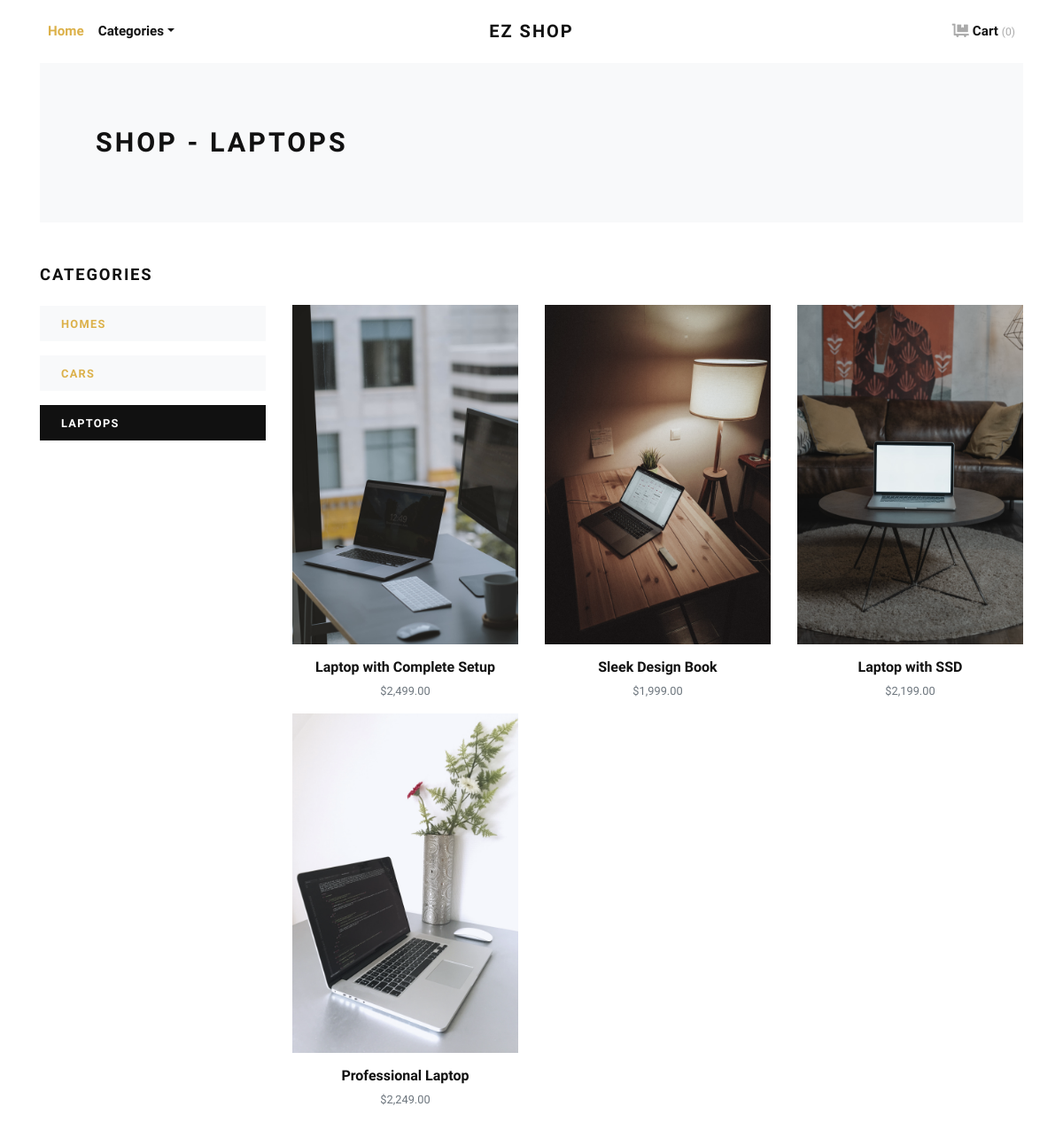
The page /laptops/ on the database its author committed.
### estore/models.py (models this page shows, shortened)
class Category(models.Model):
    title = models.CharField(max_length=50, verbose_name="Category Title")
    url_slug = models.SlugField(max_length=55, verbose_name="Category URL Slug")
    category_image = models.ImageField(upload_to='category', blank=True, null=True, verbose_name="Category Image")
    created_at = models.DateTimeField(auto_now_add=True, verbose_name="Created Date")
    class Meta:
        verbose_name_plural = 'Categories'
        ordering = ('-created_at', )

class Product(models.Model):
    title = models.CharField(max_length=150, verbose_name="Product Title")
    product_image = models.ImageField(upload_to='product', blank=True, null=True, verbose_name="Product Image")
    price = models.DecimalField(max_digits=8, decimal_places=2)
    category = models.ForeignKey(Category, verbose_name="Product Categoy", on_delete=models.CASCADE)
    created_at = models.DateTimeField(auto_now_add=True, verbose_name="Created Date")
    class Meta:
        verbose_name_plural = 'Products'
        ordering = ('-created_at', )

### estore/views.py (the view)
# urls.py: path('<slug:url_slug>/', views.category_products, name="category-products")
def category_products(request, url_slug):
    category = get_object_or_404(Category, url_slug=url_slug)
    products = Product.objects.filter(category=category)
    categories = Category.objects.all()
    context = {
        'category': category,
        'products': products,
        'categories': categories,
    }
    return render(request, 'estore/category_products.html', context)

### estore/context_helper.py (called while the page is built)
def store_menu(request):
    categories = Category.objects.filter()
    context = {
        'categories_menu': categories,
    }
    return context

def cart_menu(request):
    cart_items = Cart.objects.all()
    context = { 'cart_items': cart_items }
    return context

### estore/templates/estore/category_products.html (shortened to what this page needs)
{% extends 'estore/base.html' %}
{% load static %}
{% load humanize %}
{% block content %}
<div class="container">
  <section class="py-5 bg-light">
    <div class="container">
      <div class="row px-4 px-lg-5 py-lg-4 align-items-center">
        <div class="col-lg-6">
          <h1 class="h2 text-uppercase mb-0">Shop - {{category.title}}</h1>
        </div>
      </div>
    </div>
  </section>
  <section class="py-5">
    <div class="container p-0">
      <div class="row">
        <div class="col-lg-3 order-2 order-lg-1">
          <h5 class="text-uppercase mb-4">Categories</h5>
          {% if categories %}
          {% for cat in categories %}
          <a href="{% url 'estore:category-products' cat.url_slug %}">
            <div class="py-2 px-4 {% if category == cat %}bg-dark text-white {% else %}bg-light{% endif %} mb-3">
              <strong class="small text-uppercase font-weight-bold">{{cat.title}}</strong>
            </div>
          </a>
          {% endfor %}
          {% endif %}
        </div>
        <div class="col-lg-9 order-1 order-lg-2 mb-5 mb-lg-0">
          <div class="row" style="margin-top: 45px;">
            {% if products %}
            {% for product in products %}
            <div class="col-lg-4 col-sm-6">
              <div class="product text-center">
                <div class="mb-3 position-relative">
                  <img class="img-fluid w-100" src="{{product.product_image.url}}" alt="{{product.title}}">
                </div>
                <h6>{{product.title}}</h6>
                <p class="small text-muted">${{product.price|intcomma}}</p>
              </div>
            </div>
            {% endfor %}
            {% endif %}
          </div>
        </div>
      </div>
    </div>
  </section>
</div>
{% endblock content %}

### static/css/style.default.css (style rules this page uses)
strong { font-weight: 700; }
.product img { -webkit-filter: grayscale(40%); filter: grayscale(40%); transition: all 0.3s; }
.text-uppercase { text-transform: uppercase; letter-spacing: 0.1em; }
body { font-family: "Libre Franklin", sans-serif; font-size: 1rem; font-weight: 400; line-height: 1.5; color: #111111; background-color: #fff; }
a { color: #dcb14a; text-decoration: none; }
h1, h2, h3, h4, h5, h6, .h1, .h2, .h3, .h4, .h5, .h6 { margin-bottom: 0.5rem; font-family: inherit; font-weight: 900; line-height: 1.2; color: inherit; }
h1, .h1 { font-size: 2.2rem; }
h2, .h2 { font-size: 1.9rem; }
h5, .h5 { font-size: 1.15rem; }
h6, .h6 { font-size: 1rem; }
small, .small { font-size: 80%; font-weight: 400; }
.bg-light { background-color: #f8f9fa !important; }
.bg-dark { background-color: #111111 !important; }

### rows shown on the page
Category: title "LAPTOPS"
Category: title "HOMES"
Category: title "CARS"
Product: product_image (picture), title "Laptop with Complete Setup", price "2,499.00"
Product: product_image (picture), title "Sleek Design Book", price "1,999.00"
Product: product_image (picture), title "Laptop with SSD", price "2,199.00"
Product: product_image (picture), title "Professional Laptop", price "2,249.00"

### other values the page prints
{{ cart_items.count }} "0"
